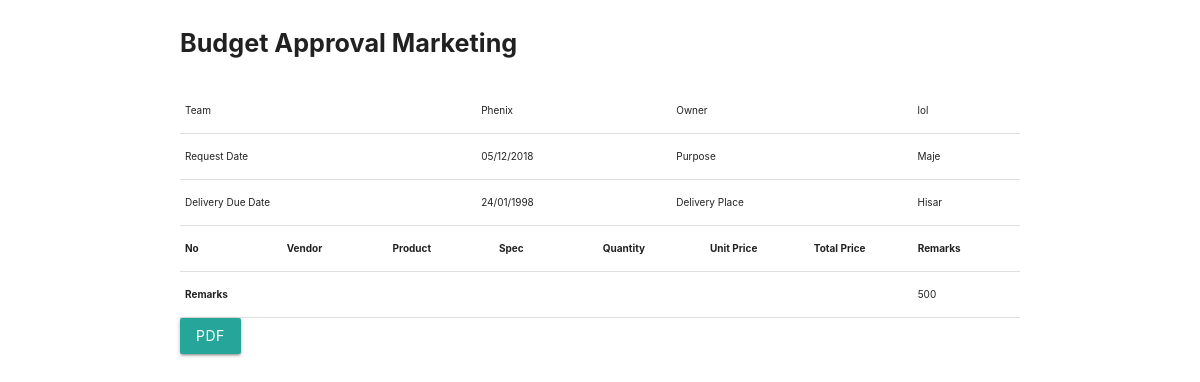
/bu/, run on an earlier commit of the app's database.
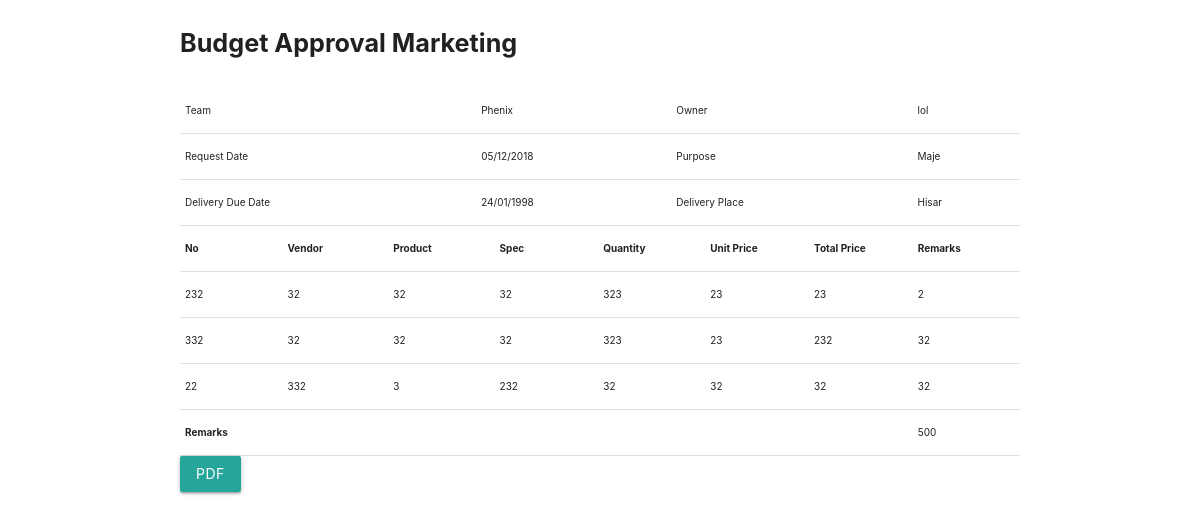
And on a later commit of the database.
### home/models.py (models this page shows)
class TemporaryBudgetApproval(models.Model):
    name=models.CharField(max_length=30)
    purpose=models.CharField(max_length=50, blank=True)
    request_date=models.CharField(max_length=50, blank=True)
    request_approval_date=models.CharField(max_length=50, blank=True)
    delivery_due_date = models.CharField(max_length=50, blank=True)
    number= models.CharField(max_length=50, blank=True)
    ventor = models.CharField(max_length=50, blank=True)
    product = models.CharField(max_length=50, blank=True)
    spec = models.CharField(max_length=50, blank=True)
    quantity = models.CharField(max_length=50,blank=True)
    unit_price = models.CharField(max_length=50, blank=True)
    total_price = models.CharField(max_length=50, blank=True)
    remark = models.CharField(max_length=50,blank=True)
    total= models.CharField(max_length=50, blank=True)
    def __str__(self):
        return self.name

### home/views.py (the view)
# urls.py: path('bu/', Temp_excel.as_view()),
class Temp_excel(ListView):
    template_name = 'temp_excel.html'
    def get(self, request, *args, **kwargs):
        budget = TemporaryBudgetApproval.objects.all()
        print(budget)
        return render(request, 'temp_excel.html', {'f': budget})

### templates/temp_excel.html (shortened to what this page needs)
<!DOCTYPE html>
<html lang="en">
<head>
    <link rel="stylesheet" href="https://cdnjs.cloudflare.com/ajax/libs/materialize/1.0.0/css/materialize.min.css">
</head>
<body>
    <div class="container" id="customers">
        <p class="flow-text"><b>Budget Approval Marketing</b></p>
        <div class="table-responsive">
            <table id="tbl" class="table table-hover" autosize="1" style="overflow: wrap">
                <tbody>
                    <tr>
                        <td>Team</td>
                        <td>Phenix</td>
                        <td>Owner</td>
                        <td>lol</td>
                      </tr>
                      <tr>
                        <td>Request Date</td>
                        <td>05/12/2018</td>
                        <td>Purpose</td>
                        <td>Maje</td>
                      </tr>
                    <tr>
                        <td>Delivery Due Date</td>
                        <td>24/01/1998</td>
                        <td>Delivery Place</td>
                        <td>Hisar</td>
                      </tr>
                </tbody>
            <table class="table">
                <thead>
                    <tr>
                        <th width="120">No</th>
                        <th width="120">Vendor</th>
                        <th width="120">Product</th>
                        <th width="120">Spec</th>
                        <th width="120">Quantity</th>
                        <th width="120">Unit Price</th>
                        <th width="120">Total Price</th>
                        <th width="120">Remarks</th>
                    </tr>
                </thead>
                {% for i in f %}
                <tbody>
                    <tr>
                      <td>{{i.number}}</td>
                      <td>{{i.ventor}}</td>
                      <td>{{i.product}}</td>
                      <td>{{i.spec}}</td>
                      <td>{{i.quantity}}</td>
                      <td>{{i.unit_price}}</td>
                      <td>{{i.total_price}}</td>
                      <td>{{i.remark}}</td>
                    </tr>
                  </tbody>
                    {% endfor %}
                <tr>
                    <th colspan="7">Remarks</th>
                    <td colspan="5">500</td>
                </tr>
            </table>
            </table>
        </div>
        <button class="btn" onclick="javascript:demoFromHTML();">PDF</button>
    </div>
</body>
</html>

### templates/temp_excel.html (style rules this page uses)
.table { font-size: 10px; }

What changed in the data, as far as the page shows it:
added TemporaryBudgetApproval: number "232", ventor "32", product "32", spec "32", quantity "323", unit_price "23", total_price "23", remark "2"
added TemporaryBudgetApproval: number "332", ventor "32", product "32", spec "32", quantity "323", unit_price "23", total_price "232", remark "32"
added TemporaryBudgetApproval: number "22", ventor "332", product "3", spec "232", quantity "32", unit_price "32", total_price "32", remark "32"
